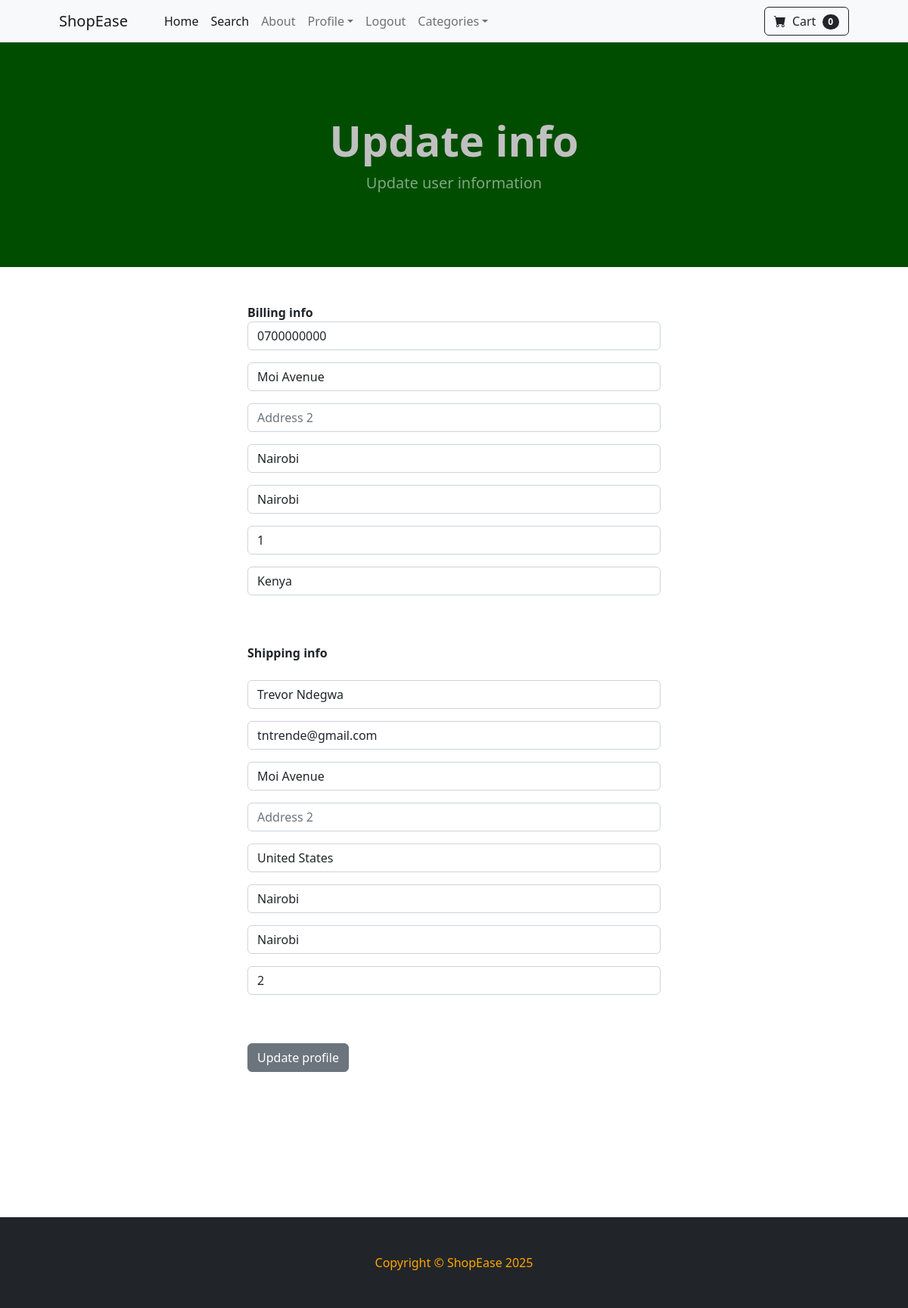
Before: /update_info/ (signed in) with the older database file.
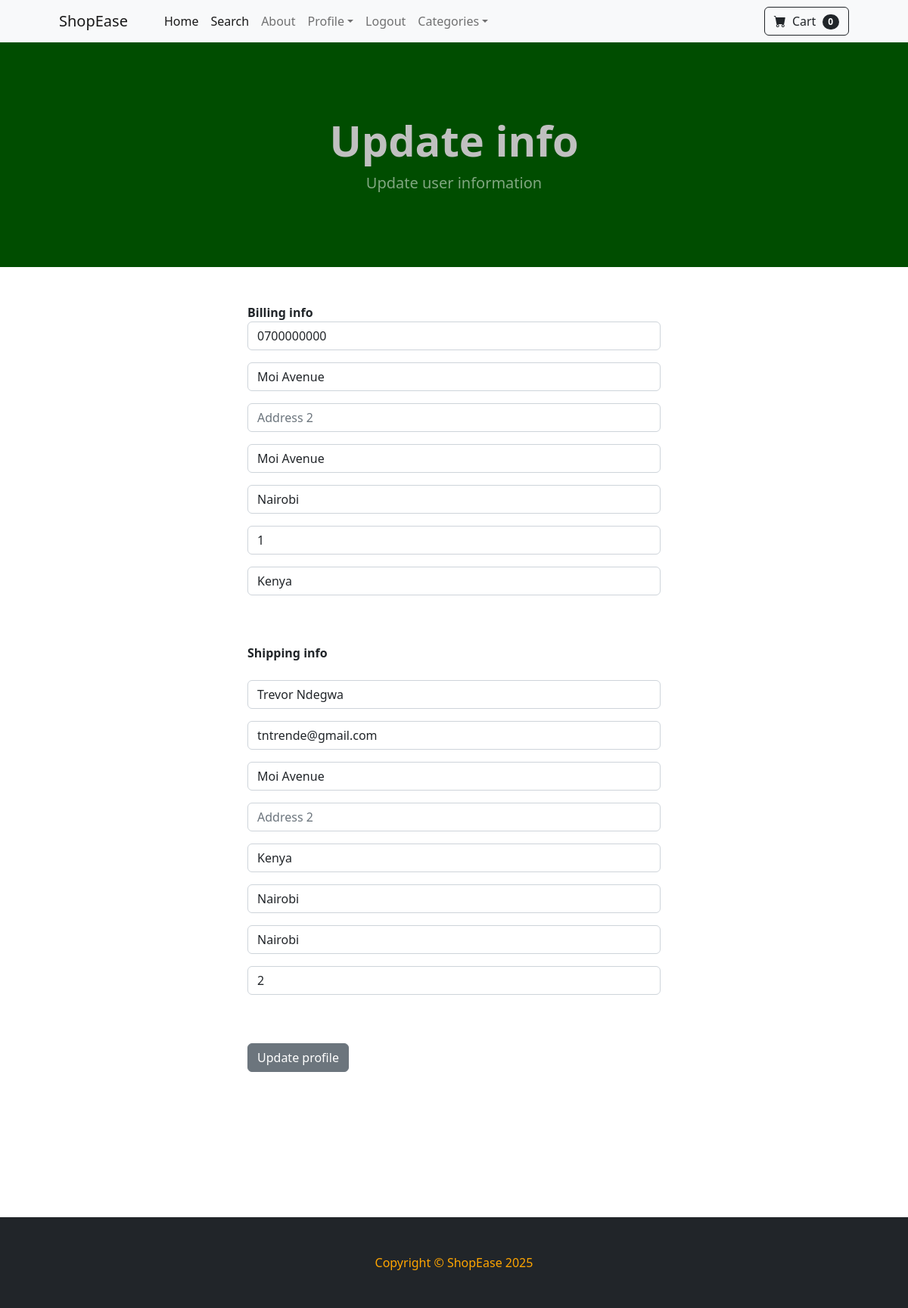
After: the same page with the newer database file.
### store/models.py (models this page shows, shortened)
class Profile(models.Model):
    user = models.OneToOneField(User, on_delete=models.CASCADE)
    date_modified = models.DateTimeField(User, auto_now=True)
    phone = models.CharField(max_length=15, blank=True)
    address1 = models.CharField(max_length=250, blank=True)
    address2 = models.CharField(max_length=250, blank=True)
    county = models.CharField(max_length=50, blank=True)
    city = models.CharField(max_length=50, blank=True)
    postalcode = models.CharField(max_length=50, blank=True)
    country = models.CharField(max_length=50, blank=True)
    prev_cart = models.CharField(max_length=250, blank=True, null=True) # Convert cart to string (later back to dict)

### store/views.py (the view)
# urls.py: path('update_info/', views.update_info, name='update_info'),
@login_required
def update_info(request):
    if request.user.is_authenticated:
        current_user = Profile.objects.get(user__id=request.user.id)
        shipping_user = ShippingAddress.objects.get(user__id=request.user.id)
        user_form = UserInfoForm(request.POST or None, instance=current_user)
        shipping_form = ShippingForm(request.POST or None, instance=shipping_user)
        if user_form.is_valid() or shipping_form.is_valid():
            user_form.save()  # Save the user info form
            shipping_form.save()  # Save the shipping info form
            messages.success(request, "Your Info Has Been Updated!!")
            return redirect('home')
        return render(request, "update_info.html", {'user_form': user_form, 'shipping_form': shipping_form})
    else:
        messages.success(request, "You Must Be Logged In To Access That Page!!")
        return redirect('home')

### store/forms.py
class UserInfoForm(forms.ModelForm):
    phone = forms.CharField(label="", widget=forms.TextInput(attrs={'class':'form-control', 'placeholder':'Phone'}), required=False)
    address1 = forms.CharField(label="", widget=forms.TextInput(attrs={'class':'form-control', 'placeholder':'Address 1'}), required=False)
    address2 = forms.CharField(label="", widget=forms.TextInput(attrs={'class':'form-control', 'placeholder':'Address 2'}), required=False)
    county = forms.CharField(label="", widget=forms.TextInput(attrs={'class':'form-control', 'placeholder':'County'}), required=False)
    city = forms.CharField(label="", widget=forms.TextInput(attrs={'class':'form-control', 'placeholder':'City'}), required=False)
    postalcode = forms.CharField(label="", widget=forms.TextInput(attrs={'class':'form-control', 'placeholder':'Postal Code'}), required=False)
    country = forms.CharField(label="", widget=forms.TextInput(attrs={'class':'form-control', 'placeholder':'Country'}), required=False)
    class Meta:
        model = Profile
        fields = ('phone', 'address1', 'address2', 'county', 'city', 'postalcode', 'country')

### cart/cart.py (called while the page is built)
    def __len__(self):
        return len(self.cart)

### store/templates/update_info.html (shortened to what this page needs)
{% extends 'foundation.html' %}
{% block content %}
        <header style="background-color: #004d00; color: #C0C0C0;" class="py-5">
            <div class="container px-4 px-lg-5 my-5">
                <div class="text-center">
                    <h1 class="display-4 fw-bolder">Update info</h1>
                    <p class="lead fw-normal text-white-50 mb-0">Update user information</p>
                </div>
            </div>
        </header>
        <div class="container">
            <div class="row">
                    <div class="col-md-6 offset-md-3">
                        <br/><br/>
                        <strong>Billing info</strong>
<form method="POST" action="{% url 'update_info' %}">
    {{ user_form.as_p }}
    <br/><br/>
    <strong>Shipping info</strong>
    <br/><br/>
    {{ shipping_form.as_p }}
    <br/><br/>
    <button type="submit" class="btn btn-secondary">Update profile</button>
</form>
<br/><br/>
<br/><br/>
<br/><br/>
<br/><br/>
                    </div>
            </div>
        </div>
{% endblock %}

Changed rows visible on the page:
changed Profile "Moi Avenue": county "Nairobi" → "Moi Avenue"
Other visible differences:
form field country_shipping: "United States" → "Kenya"
